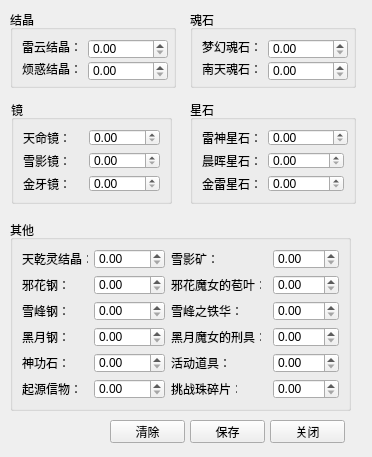
<?xml version="1.0" encoding="UTF-8"?>
<ui version="4.0">
 <class>PriceList</class>
 <widget class="QWidget" name="PriceList">
  <property name="geometry">
   <rect>
    <x>0</x>
    <y>0</y>
    <width>372</width>
    <height>457</height>
   </rect>
  </property>
  <property name="minimumSize">
   <size>
    <width>372</width>
    <height>457</height>
   </size>
  </property>
  <property name="windowTitle">
   <string>Form</string>
  </property>
  <widget class="QPushButton" name="pushButton_confirm">
   <property name="geometry">
    <rect>
     <x>190</x>
     <y>420</y>
     <width>75</width>
     <height>23</height>
    </rect>
   </property>
   <property name="text">
    <string>保存</string>
   </property>
  </widget>
  <widget class="QPushButton" name="pushButton_close">
   <property name="geometry">
    <rect>
     <x>270</x>
     <y>420</y>
     <width>75</width>
     <height>23</height>
    </rect>
   </property>
   <property name="text">
    <string>关闭</string>
   </property>
  </widget>
  <widget class="QGroupBox" name="groupBox">
   <property name="geometry">
    <rect>
     <x>10</x>
     <y>10</y>
     <width>166</width>
     <height>78</height>
    </rect>
   </property>
   <property name="title">
    <string>结晶</string>
   </property>
   <layout class="QGridLayout" name="gridLayout_2">
    <item row="0" column="0">
     <widget class="QLabel" name="label_LYJJ">
      <property name="text">
       <string>雷云结晶：</string>
      </property>
     </widget>
    </item>
    <item row="0" column="1">
     <widget class="QDoubleSpinBox" name="doubleSpinBox_LYJJ">
      <property name="minimumSize">
       <size>
        <width>80</width>
        <height>20</height>
       </size>
      </property>
      <property name="maximumSize">
       <size>
        <width>80</width>
        <height>20</height>
       </size>
      </property>
      <property name="maximum">
       <double>1000.000000000000000</double>
      </property>
     </widget>
    </item>
    <item row="1" column="0">
     <widget class="QLabel" name="label_FHJJ">
      <property name="text">
       <string>烦惑结晶：</string>
      </property>
     </widget>
    </item>
    <item row="1" column="1">
     <widget class="QDoubleSpinBox" name="doubleSpinBox_FHJJ">
      <property name="minimumSize">
       <size>
        <width>80</width>
        <height>20</height>
       </size>
      </property>
      <property name="maximumSize">
       <size>
        <width>80</width>
        <height>20</height>
       </size>
      </property>
      <property name="maximum">
       <double>1000.000000000000000</double>
      </property>
     </widget>
    </item>
   </layout>
  </widget>
  <widget class="QGroupBox" name="groupBox_2">
   <property name="geometry">
    <rect>
     <x>11</x>
     <y>100</y>
     <width>161</width>
     <height>104</height>
    </rect>
   </property>
   <property name="title">
    <string>镜</string>
   </property>
   <layout class="QGridLayout" name="gridLayout">
    <item row="0" column="0">
     <widget class="QLabel" name="label_TMJ">
      <property name="text">
       <string>天命镜：</string>
      </property>
     </widget>
    </item>
    <item row="0" column="1">
     <widget class="QDoubleSpinBox" name="doubleSpinBox_TMJ">
      <property name="maximum">
       <double>1000.000000000000000</double>
      </property>
     </widget>
    </item>
    <item row="1" column="0">
     <widget class="QLabel" name="label_XYJ">
      <property name="text">
       <string>雪影镜：</string>
      </property>
     </widget>
    </item>
    <item row="1" column="1">
     <widget class="QDoubleSpinBox" name="doubleSpinBox_XYJ">
      <property name="maximum">
       <double>1000.000000000000000</double>
      </property>
     </widget>
    </item>
    <item row="2" column="0">
     <widget class="QLabel" name="label_JYJ">
      <property name="text">
       <string>金牙镜：</string>
      </property>
     </widget>
    </item>
    <item row="2" column="1">
     <widget class="QDoubleSpinBox" name="doubleSpinBox_JYJ">
      <property name="maximum">
       <double>1000.000000000000000</double>
      </property>
     </widget>
    </item>
   </layout>
  </widget>
  <widget class="QGroupBox" name="groupBox_3">
   <property name="geometry">
    <rect>
     <x>10</x>
     <y>220</y>
     <width>341</width>
     <height>191</height>
    </rect>
   </property>
   <property name="title">
    <string>其他</string>
   </property>
   <layout class="QGridLayout" name="gridLayout_5">
    <item row="0" column="6">
     <widget class="QDoubleSpinBox" name="doubleSpinBox_XYK">
      <property name="maximum">
       <double>1000.000000000000000</double>
      </property>
     </widget>
    </item>
    <item row="0" column="3" colspan="3">
     <widget class="QLabel" name="label_XYK">
      <property name="text">
       <string>雪影矿：</string>
      </property>
     </widget>
    </item>
    <item row="4" column="6">
     <widget class="QDoubleSpinBox" name="doubleSpinBox_HDDJ">
      <property name="maximum">
       <double>1000.000000000000000</double>
      </property>
     </widget>
    </item>
    <item row="1" column="3" colspan="2">
     <widget class="QLabel" name="label_XHMNDBY">
      <property name="text">
       <string>邪花魔女的苞叶：</string>
      </property>
     </widget>
    </item>
    <item row="2" column="3" colspan="3">
     <widget class="QLabel" name="label_XFZTH">
      <property name="text">
       <string>雪峰之铁华：</string>
      </property>
     </widget>
    </item>
    <item row="2" column="6">
     <widget class="QDoubleSpinBox" name="doubleSpinBox_XFZTH">
      <property name="maximum">
       <double>1000.000000000000000</double>
      </property>
     </widget>
    </item>
    <item row="2" column="1" colspan="2">
     <widget class="QDoubleSpinBox" name="doubleSpinBox_XFG">
      <property name="maximum">
       <double>1000.000000000000000</double>
      </property>
     </widget>
    </item>
    <item row="2" column="0">
     <widget class="QLabel" name="label_XFG">
      <property name="text">
       <string>雪峰钢：</string>
      </property>
     </widget>
    </item>
    <item row="4" column="3" colspan="2">
     <widget class="QLabel" name="label_HDDJ">
      <property name="text">
       <string>活动道具：</string>
      </property>
     </widget>
    </item>
    <item row="4" column="1" colspan="2">
     <widget class="QDoubleSpinBox" name="doubleSpinBox_SGS">
      <property name="maximum">
       <double>1000.000000000000000</double>
      </property>
     </widget>
    </item>
    <item row="1" column="6">
     <widget class="QDoubleSpinBox" name="doubleSpinBox_XHMNDBY">
      <property name="maximum">
       <double>1000.000000000000000</double>
      </property>
     </widget>
    </item>
    <item row="4" column="0">
     <widget class="QLabel" name="label_SGS">
      <property name="text">
       <string>神功石：</string>
      </property>
     </widget>
    </item>
    <item row="1" column="1" colspan="2">
     <widget class="QDoubleSpinBox" name="doubleSpinBox_XHG">
      <property name="maximum">
       <double>1000.000000000000000</double>
      </property>
     </widget>
    </item>
    <item row="3" column="6">
     <widget class="QDoubleSpinBox" name="doubleSpinBox_HYMNDXJ">
      <property name="maximum">
       <double>1000.000000000000000</double>
      </property>
     </widget>
    </item>
    <item row="3" column="3" colspan="2">
     <widget class="QLabel" name="label_HYMNDXJ">
      <property name="text">
       <string>黑月魔女的刑具：</string>
      </property>
     </widget>
    </item>
    <item row="3" column="1" colspan="2">
     <widget class="QDoubleSpinBox" name="doubleSpinBox_HYG">
      <property name="maximum">
       <double>1000.000000000000000</double>
      </property>
     </widget>
    </item>
    <item row="3" column="0">
     <widget class="QLabel" name="label_HYG">
      <property name="text">
       <string>黑月钢：</string>
      </property>
     </widget>
    </item>
    <item row="0" column="1" colspan="2">
     <widget class="QDoubleSpinBox" name="doubleSpinBox_TQLJJ">
      <property name="maximum">
       <double>1000.000000000000000</double>
      </property>
     </widget>
    </item>
    <item row="0" column="0">
     <widget class="QLabel" name="label_TQLJJ">
      <property name="text">
       <string>天乾灵结晶：</string>
      </property>
     </widget>
    </item>
    <item row="1" column="0">
     <widget class="QLabel" name="label_XHG">
      <property name="text">
       <string>邪花钢：</string>
      </property>
     </widget>
    </item>
    <item row="5" column="3">
     <widget class="QLabel" name="label_TZZSP">
      <property name="text">
       <string>挑战珠碎片：</string>
      </property>
     </widget>
    </item>
    <item row="5" column="6">
     <widget class="QDoubleSpinBox" name="doubleSpinBox_TZZSP">
      <property name="maximum">
       <double>1000.000000000000000</double>
      </property>
     </widget>
    </item>
    <item row="5" column="0">
     <widget class="QLabel" name="label_QYZXW">
      <property name="text">
       <string>起源信物：</string>
      </property>
     </widget>
    </item>
    <item row="5" column="1" colspan="2">
     <widget class="QDoubleSpinBox" name="doubleSpinBox_QYZXW">
      <property name="maximum">
       <double>1000.000000000000000</double>
      </property>
     </widget>
    </item>
   </layout>
  </widget>
  <widget class="QGroupBox" name="groupBox_4">
   <property name="geometry">
    <rect>
     <x>190</x>
     <y>100</y>
     <width>166</width>
     <height>104</height>
    </rect>
   </property>
   <property name="title">
    <string>星石</string>
   </property>
   <layout class="QGridLayout" name="gridLayout_4">
    <item row="0" column="0">
     <widget class="QLabel" name="label_LSXS">
      <property name="text">
       <string>雷神星石：</string>
      </property>
     </widget>
    </item>
    <item row="0" column="1">
     <widget class="QDoubleSpinBox" name="doubleSpinBox_LSXS">
      <property name="minimumSize">
       <size>
        <width>80</width>
        <height>0</height>
       </size>
      </property>
      <property name="maximumSize">
       <size>
        <width>80</width>
        <height>16777215</height>
       </size>
      </property>
      <property name="maximum">
       <double>1000.000000000000000</double>
      </property>
     </widget>
    </item>
    <item row="1" column="0">
     <widget class="QLabel" name="label_CHXS">
      <property name="text">
       <string>晨晖星石：</string>
      </property>
     </widget>
    </item>
    <item row="1" column="1">
     <widget class="QDoubleSpinBox" name="doubleSpinBox_CHXS">
      <property name="maximum">
       <double>1000.000000000000000</double>
      </property>
     </widget>
    </item>
    <item row="2" column="0">
     <widget class="QLabel" name="label_JYXS">
      <property name="text">
       <string>金雷星石：</string>
      </property>
     </widget>
    </item>
    <item row="2" column="1">
     <widget class="QDoubleSpinBox" name="doubleSpinBox_JLXS">
      <property name="maximum">
       <double>1000.000000000000000</double>
      </property>
     </widget>
    </item>
   </layout>
  </widget>
  <widget class="QGroupBox" name="groupBox_5">
   <property name="geometry">
    <rect>
     <x>190</x>
     <y>10</y>
     <width>166</width>
     <height>78</height>
    </rect>
   </property>
   <property name="title">
    <string>魂石</string>
   </property>
   <layout class="QGridLayout" name="gridLayout_3">
    <item row="0" column="0">
     <widget class="QLabel" name="label_MHHS">
      <property name="text">
       <string>梦幻魂石：</string>
      </property>
     </widget>
    </item>
    <item row="0" column="1">
     <widget class="QDoubleSpinBox" name="doubleSpinBox_MHHS">
      <property name="minimumSize">
       <size>
        <width>80</width>
        <height>20</height>
       </size>
      </property>
      <property name="maximumSize">
       <size>
        <width>80</width>
        <height>20</height>
       </size>
      </property>
      <property name="maximum">
       <double>1000.000000000000000</double>
      </property>
     </widget>
    </item>
    <item row="1" column="0">
     <widget class="QLabel" name="label_NTHS">
      <property name="text">
       <string>南天魂石：</string>
      </property>
     </widget>
    </item>
    <item row="1" column="1">
     <widget class="QDoubleSpinBox" name="doubleSpinBox_NTHS">
      <property name="minimumSize">
       <size>
        <width>80</width>
        <height>20</height>
       </size>
      </property>
      <property name="maximumSize">
       <size>
        <width>80</width>
        <height>20</height>
       </size>
      </property>
      <property name="maximum">
       <double>1000.000000000000000</double>
      </property>
     </widget>
    </item>
   </layout>
  </widget>
  <widget class="QPushButton" name="pushButton_clear">
   <property name="geometry">
    <rect>
     <x>110</x>
     <y>420</y>
     <width>75</width>
     <height>23</height>
    </rect>
   </property>
   <property name="text">
    <string>清除</string>
   </property>
  </widget>
 </widget>
 <resources/>
 <connections>
  <connection>
   <sender>pushButton_close</sender>
   <signal>clicked()</signal>
   <receiver>PriceList</receiver>
   <slot>close()</slot>
   <hints>
    <hint type="sourcelabel">
     <x>327</x>
     <y>271</y>
    </hint>
    <hint type="destinationlabel">
     <x>199</x>
     <y>149</y>
    </hint>
   </hints>
  </connection>
 </connections>
</ui>
